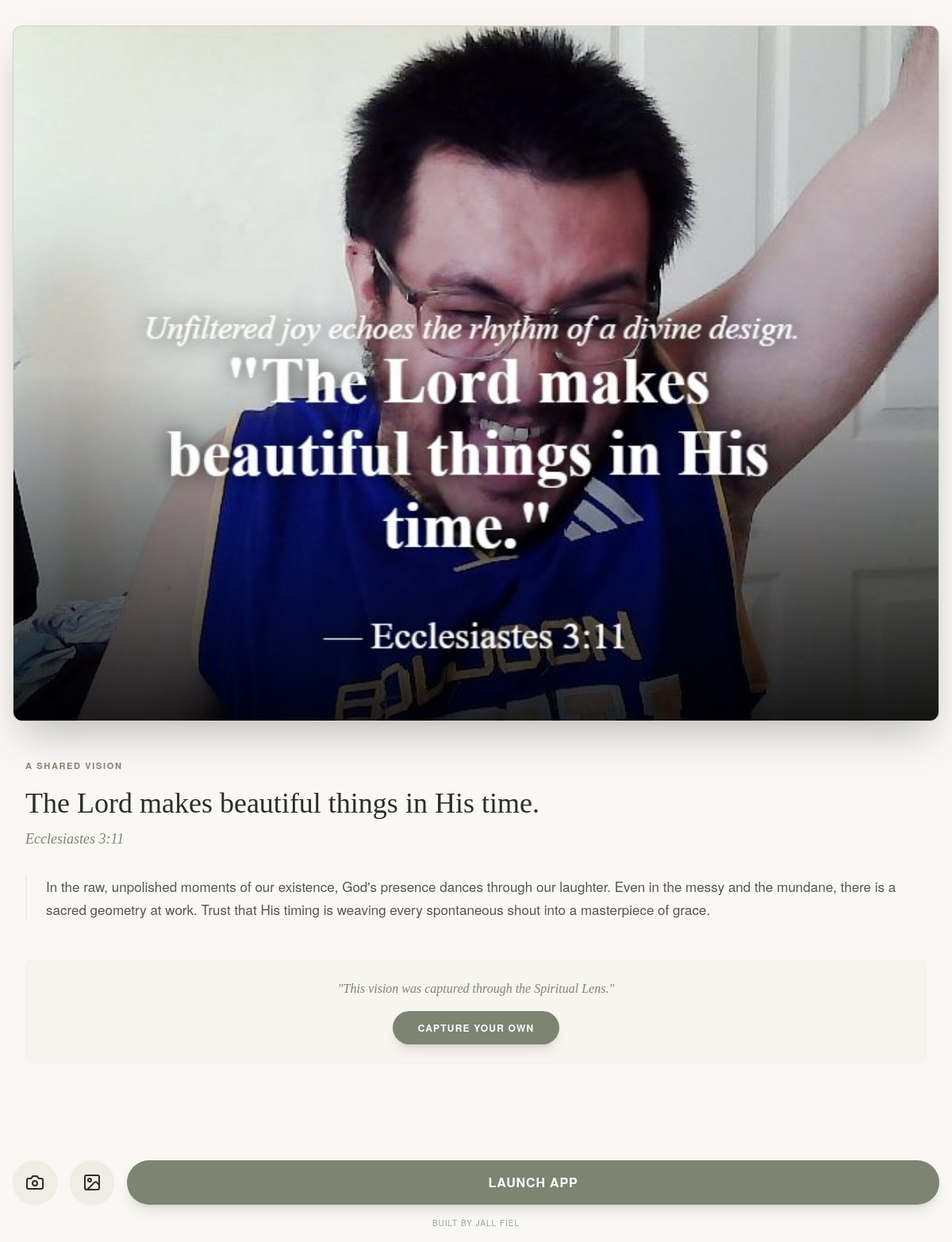
The app's page /index.php/v/1fcf167958af with its own data.
### tables this page shows
CREATE TABLE visions (
    id TEXT PRIMARY KEY,
    image_path TEXT,
    verse_text TEXT,
    verse_reference TEXT,
    devotional_summary TEXT,
    full_devotion TEXT,
    vibe_color TEXT,
    unique_font TEXT,
    created_at DATETIME DEFAULT CURRENT_TIMESTAMP
);

### app/Controllers/VisionController.php (called while the page is built, shortened)
<?php
class VisionController
{
    public function view(string $id): void
    {
        $db = Database::getInstance();
        $stmt = $db->prepare("SELECT * FROM visions WHERE id = ?");
        $stmt->execute([$id]);
        $vision = $stmt->fetch(\PDO::FETCH_ASSOC);
        view('vision_view', [
            'vision' => $vision,
            'title' => '"' . $vision['verse_text'] . '" | Daily Vision',
            'og_title' => $vision['verse_reference'] . ': ' . $vision['verse_text'],
            'og_description' => $vision['devotional_summary'],
            'og_image' => base_url($vision['image_path']),
            'og_url' => base_url('v/' . $id)
        ]);
    }
}

### public/index.php (called while the page is built, shortened)
<?php
$router = new Router();
$router->add('GET', '/', 'HomeController@index');
$router->add('POST', '/api/analyze', 'AiController@analyze');
$router->add('POST', '/api/visions', 'VisionController@save');
$router->add('GET', '/v/([a-zA-Z0-9]+)', 'VisionController@view');
$router->add('GET', '/gallery', 'VisionController@gallery');
$router->add('GET', '/boss', 'AdminController@index');
$router->add('POST', '/boss/login', 'AdminController@login');
$router->add('POST', '/boss/logout', 'AdminController@logout');
$router->add('POST', '/boss/settings', 'AdminController@updateSettings');
$router->add('POST', '/boss/visions/delete', 'AdminController@deleteVisions');
$router->dispatch($_SERVER['REQUEST_URI'], $_SERVER['REQUEST_METHOD']);

### app/Views/vision_view.php (the view, shortened to what this page needs)
<div class="flex-1 flex flex-col overflow-y-auto bg-bg">
    <div class="p-4 pt-8">
        <div class="reflection-container rounded-[12px] overflow-hidden shadow-2xl">
            <img src="<?php echo base_url($vision['image_path']); ?>" alt="Spiritual Vision" class="w-full h-auto object-contain">
        </div>
    </div>
    <div class="flex-1 flex flex-col p-8 pb-56">
        <span class="text-[11px] uppercase tracking-[0.15em] text-sage font-bold mb-4">A Shared Vision</span>
        <h2 class="font-serif text-[36px] leading-[1.3] text-ink mb-2"><?php echo htmlspecialchars($vision['verse_text']); ?></h2>
        <p class="font-serif italic text-[18px] text-sage mb-8"><?php echo htmlspecialchars($vision['verse_reference']); ?></p>
        <div class="border-left-2 border-beige pl-6 border-l-2">
            <p class="font-sans text-[17px] leading-[1.7] text-[#555]"><?php echo nl2br(htmlspecialchars($vision['full_devotion'])); ?></p>
        </div>
        <div class="mt-12 p-6 bg-beige/30 rounded-xl border border-beige/50 text-center">
            <p class="font-serif italic text-sage mb-4">"This vision was captured through the Spiritual Lens."</p>
            <a href="<?php echo base_url(); ?>" class="inline-block px-8 py-3 bg-sage text-white rounded-full uppercase tracking-widest font-bold text-[12px] shadow-lg hover:scale-105 transition-transform">
                Capture Your Own
            </a>
        </div>
    </div>
    <div class="fixed bottom-0 inset-x-0 bg-bg/80 backdrop-blur-md safe-area-inset-bottom">
        <div class="p-4 flex items-center gap-4">
            <a href="<?php echo base_url(); ?>" class="w-[56px] h-[56px] rounded-full bg-beige text-ink flex items-center justify-center hover:bg-[#e6e2d6] transition-colors shadow-sm">
                <svg xmlns="http://www.w3.org/2000/svg" width="24" height="24" viewBox="0 0 24 24" fill="none" stroke="currentColor" stroke-width="2" stroke-linecap="round" stroke-linejoin="round"><path d="M14.5 4h-5L7 7H4a2 2 0 0 0-2 2v9a2 2 0 0 0 2 2h16a2 2 0 0 0 2-2V9a2 2 0 0 0-2-2h-3l-2.5-3z"/><circle cx="12" cy="13" r="3"/></svg>
            </a>
            <a href="<?php echo base_url('gallery'); ?>" class="w-[56px] h-[56px] rounded-full bg-beige text-ink flex items-center justify-center hover:bg-[#e6e2d6] transition-colors shadow-sm">
            </a>
            <button onclick="window.location.href='<?php echo base_url(); ?>'" class="flex-1 h-[56px] rounded-full bg-sage text-white uppercase tracking-[0.05em] font-bold shadow-lg shadow-sage/20 active:scale-95 transition-transform flex items-center justify-center gap-2">
                Launch App
            </button>
        </div>
        <footer class="pb-4 text-center">
            <p class="text-[10px] uppercase tracking-[0.1em] text-[#A09E98]">Built by Jall Fiel</p>
        </footer>
    </div>
</div>

### app/Core/Router.php (shortened to what this page needs)
<?php
class Router
{
    protected array $routes = [];
    public function add(string $method, string $route, string $controllerAction): void
    {
        $this->routes[] = [
            'method' => $method,
            'route' => $route,
            'action' => $controllerAction
        ];
    }
    public function dispatch(string $uri, string $method): void
    {
        $uri = parse_url($uri, PHP_URL_PATH);
        $scriptPath = str_replace('\\', '/', $_SERVER['SCRIPT_NAME']);
        $projectRoot = str_replace('/public/index.php', '', $scriptPath);
        if ($projectRoot !== '/' && strpos($uri, $projectRoot) === 0) {
            $uri = substr($uri, strlen($projectRoot));
        }
        $uri = ($uri === '' || $uri === false) ? '/' : $uri;
        $uri = preg_replace('#/+#', '/', $uri);
        foreach ($this->routes as $route) {
            $pattern = "#^" . $route['route'] . "$#";
            if (preg_match($pattern, $uri, $matches) && $route['method'] === $method) {
                array_shift($matches);
                [$controller, $action] = explode('@', $route['action']);
                $controller = "App\\Controllers\\" . $controller;
                $instance = new $controller();
                call_user_func_array([$instance, $action], $matches);
                return;
            }
        }
    }
}

### app/Views/layouts/main.php (style rules this page uses)
:root { --bg: #F9F8F4; --paper: #FFFFFF; --sage: #7D8471; --ink: #2D2D2D; --beige: #F0EDE4; --f-serif: 'Georgia', serif; --f-sans: 'Helvetica Neue', Arial, sans-serif; }
body { background-color: var(--bg); color: var(--ink); font-family: var(--f-sans); margin: 0; padding: 0; }
.safe-area-inset-bottom { padding-bottom: env(safe-area-inset-bottom); }
.reflection-container { background: #e0ddd5; border: 1px solid rgba(0,0,0,0.05); box-shadow: 0 20px 40px rgba(0,0,0,0.08); }

### records on screen
visions: image_path (picture), verse_text "The Lord makes beautiful things in His time.", verse_reference "Ecclesiastes 3:11", full_devotion "In the raw, unpolished moments of our existence, God's presence dances through our laughter. Even in the messy and the mundane, there is a sacred geometry at work. Trust that His timing is weaving every spontaneous shout into a masterpiece of grace."
